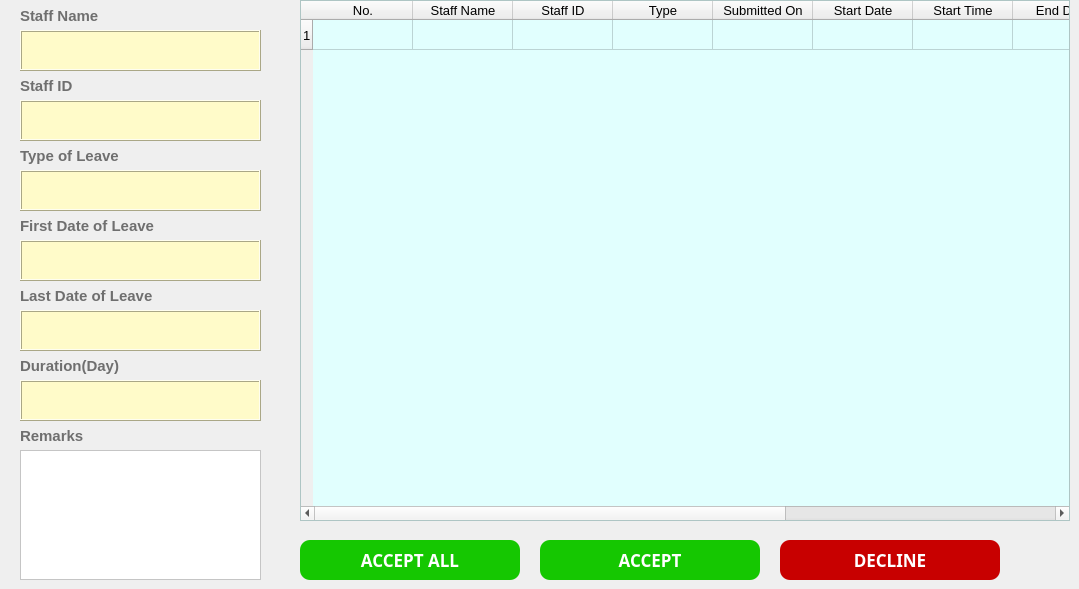
    <widget class="QWidget" name="tab_2">
     <attribute name="title">
      <string>Approve For Leave Requests</string>
     </attribute>
     <widget class="QLabel" name="label_33">
      <property name="geometry">
       <rect>
        <x>20</x>
        <y>0</y>
        <width>151</width>
        <height>31</height>
       </rect>
      </property>
      <property name="font">
       <font>
        <family>Microsoft JhengHei UI</family>
        <pointsize>11</pointsize>
        <weight>75</weight>
        <bold>true</bold>
       </font>
      </property>
      <property name="styleSheet">
       <string notr="true">QLabel
{
	font-size:11pt;
	color:rgb(111,111,111);
}</string>
      </property>
      <property name="text">
       <string>Staff Name</string>
      </property>
     </widget>
     <widget class="QLabel" name="label_34">
      <property name="geometry">
       <rect>
        <x>20</x>
        <y>70</y>
        <width>151</width>
        <height>31</height>
       </rect>
      </property>
      <property name="font">
       <font>
        <family>Microsoft JhengHei UI</family>
        <pointsize>11</pointsize>
        <weight>75</weight>
        <bold>true</bold>
       </font>
      </property>
      <property name="styleSheet">
       <string notr="true">QLabel
{
	font-size:11pt;
	color:rgb(111,111,111);
}</string>
      </property>
      <property name="text">
       <string>Staff ID</string>
      </property>
     </widget>
     <widget class="QTextEdit" name="textEdit_11">
      <property name="enabled">
       <bool>false</bool>
      </property>
      <property name="geometry">
       <rect>
        <x>20</x>
        <y>30</y>
        <width>241</width>
        <height>41</height>
       </rect>
      </property>
      <property name="styleSheet">
       <string notr="true">QTextEdit

{
    /*字体为微软雅黑*/
    font-family:Microsoft Yahei;
    /*字体大小为20点*/
	color:rgb(50, 50, 50);
   font-size:12pt;
	background-color:rgb(255, 251, 201);
}
</string>
      </property>
      <property name="frameShape">
       <enum>QFrame::Box</enum>
      </property>
      <property name="frameShadow">
       <enum>QFrame::Raised</enum>
      </property>
      <property name="lineWidth">
       <number>1</number>
      </property>
     </widget>
     <widget class="QTextEdit" name="textEdit_12">
      <property name="enabled">
       <bool>false</bool>
      </property>
      <property name="geometry">
       <rect>
        <x>20</x>
        <y>100</y>
        <width>241</width>
        <height>41</height>
       </rect>
      </property>
      <property name="styleSheet">
       <string notr="true">QTextEdit

{
    /*字体为微软雅黑*/
    font-family:Microsoft Yahei;
    /*字体大小为20点*/
	color:rgb(50, 50, 50);
   font-size:12pt;
	background-color:rgb(255, 251, 201);
}
</string>
      </property>
      <property name="frameShape">
       <enum>QFrame::Box</enum>
      </property>
      <property name="frameShadow">
       <enum>QFrame::Raised</enum>
      </property>
      <property name="lineWidth">
       <number>1</number>
      </property>
     </widget>
     <widget class="QLabel" name="label_35">
      <property name="geometry">
       <rect>
        <x>20</x>
        <y>210</y>
        <width>151</width>
        <height>31</height>
       </rect>
      </property>
      <property name="font">
       <font>
        <family>Microsoft JhengHei UI</family>
        <pointsize>11</pointsize>
        <weight>75</weight>
        <bold>true</bold>
       </font>
      </property>
      <property name="styleSheet">
       <string notr="true">QLabel
{
	font-size:11pt;
	color:rgb(111,111,111);
}</string>
      </property>
      <property name="text">
       <string>First Date of Leave</string>
      </property>
     </widget>
     <widget class="QTextEdit" name="textEdit_13">
      <property name="enabled">
       <bool>false</bool>
      </property>
      <property name="geometry">
       <rect>
        <x>20</x>
        <y>240</y>
        <width>241</width>
        <height>41</height>
       </rect>
      </property>
      <property name="styleSheet">
       <string notr="true">QTextEdit

{
    /*字体为微软雅黑*/
    font-family:Microsoft Yahei;
    /*字体大小为20点*/
	color:rgb(50, 50, 50);
   font-size:12pt;
	background-color:rgb(255, 251, 201);
}
</string>
      </property>
      <property name="frameShape">
       <enum>QFrame::Box</enum>
      </property>
      <property name="frameShadow">
       <enum>QFrame::Raised</enum>
      </property>
      <property name="lineWidth">
       <number>1</number>
      </property>
     </widget>
     <widget class="QLabel" name="label_36">
      <property name="geometry">
       <rect>
        <x>20</x>
        <y>280</y>
        <width>151</width>
        <height>31</height>
       </rect>
      </property>
      <property name="font">
       <font>
        <family>Microsoft JhengHei UI</family>
        <pointsize>11</pointsize>
        <weight>75</weight>
        <bold>true</bold>
       </font>
      </property>
      <property name="styleSheet">
       <string notr="true">QLabel
{
	font-size:11pt;
	color:rgb(111,111,111);
}</string>
      </property>
      <property name="text">
       <string>Last Date of Leave</string>
      </property>
     </widget>
     <widget class="QTextEdit" name="textEdit_14">
      <property name="enabled">
       <bool>false</bool>
      </property>
      <property name="geometry">
       <rect>
        <x>20</x>
        <y>310</y>
        <width>241</width>
        <height>41</height>
       </rect>
      </property>
      <property name="styleSheet">
       <string notr="true">QTextEdit

{
    /*字体为微软雅黑*/
    font-family:Microsoft Yahei;
    /*字体大小为20点*/
	color:rgb(50, 50, 50);
   font-size:12pt;
	background-color:rgb(255, 251, 201);
}
</string>
      </property>
      <property name="frameShape">
       <enum>QFrame::Box</enum>
      </property>
      <property name="frameShadow">
       <enum>QFrame::Raised</enum>
      </property>
      <property name="lineWidth">
       <number>1</number>
      </property>
     </widget>
     <widget class="QLabel" name="label_37">
      <property name="geometry">
       <rect>
        <x>20</x>
        <y>350</y>
        <width>151</width>
        <height>31</height>
       </rect>
      </property>
      <property name="font">
       <font>
        <family>Microsoft JhengHei UI</family>
        <pointsize>11</pointsize>
        <weight>75</weight>
        <bold>true</bold>
       </font>
      </property>
      <property name="styleSheet">
       <string notr="true">QLabel
{
	font-size:11pt;
	color:rgb(111,111,111);
}</string>
      </property>
      <property name="text">
       <string>Duration(Day)</string>
      </property>
     </widget>
     <widget class="QTextEdit" name="textEdit_15">
      <property name="enabled">
       <bool>false</bool>
      </property>
      <property name="geometry">
       <rect>
        <x>20</x>
        <y>380</y>
        <width>241</width>
        <height>41</height>
       </rect>
      </property>
      <property name="styleSheet">
       <string notr="true">QTextEdit

{
    /*字体为微软雅黑*/
    font-family:Microsoft Yahei;
    /*字体大小为20点*/
	color:rgb(50, 50, 50);
   font-size:12pt;
	background-color:rgb(255, 251, 201);
}
</string>
      </property>
      <property name="frameShape">
       <enum>QFrame::Box</enum>
      </property>
      <property name="frameShadow">
       <enum>QFrame::Raised</enum>
      </property>
      <property name="lineWidth">
       <number>1</number>
      </property>
     </widget>
     <widget class="QLabel" name="label_38">
      <property name="geometry">
       <rect>
        <x>20</x>
        <y>420</y>
        <width>151</width>
        <height>31</height>
       </rect>
      </property>
      <property name="font">
       <font>
        <family>Microsoft JhengHei UI</family>
        <pointsize>11</pointsize>
        <weight>75</weight>
        <bold>true</bold>
       </font>
      </property>
      <property name="styleSheet">
       <string notr="true">QLabel
{
	font-size:11pt;
	color:rgb(111,111,111);
}</string>
      </property>
      <property name="text">
       <string>Remarks</string>
      </property>
     </widget>
     <widget class="QTextEdit" name="textEdit_2">
      <property name="geometry">
       <rect>
        <x>20</x>
        <y>450</y>
        <width>241</width>
        <height>130</height>
       </rect>
      </property>
      <property name="styleSheet">
       <string notr="true">QTextEdit
{
    /*字体为微软雅黑*/
    font-family:Microsoft Yahei;
    /*字体大小为20点*/
	color:rgb(74, 74, 74);
   font-size:12pt;
	background-color:rgb(255, 255, 255);
}

QTextEdit:hover
{
    /*背景颜色*/  
   background-color:rgb(229, 242, 255);
}

QTextEdit:focus
{
    /*背景颜色*/  
   background-color:rgb(229, 242, 255);
}</string>
      </property>
     </widget>
     <widget class="QLabel" name="label_39">
      <property name="geometry">
       <rect>
        <x>20</x>
        <y>140</y>
        <width>151</width>
        <height>31</height>
       </rect>
      </property>
      <property name="font">
       <font>
        <family>Microsoft JhengHei UI</family>
        <pointsize>11</pointsize>
        <weight>75</weight>
        <bold>true</bold>
       </font>
      </property>
      <property name="styleSheet">
       <string notr="true">QLabel
{
	font-size:11pt;
	color:rgb(111,111,111);
}</string>
      </property>
      <property name="text">
       <string>Type of Leave</string>
      </property>
     </widget>
     <widget class="QTextEdit" name="textEdit_16">
      <property name="enabled">
       <bool>false</bool>
      </property>
      <property name="geometry">
       <rect>
        <x>20</x>
        <y>170</y>
        <width>241</width>
        <height>41</height>
       </rect>
      </property>
      <property name="styleSheet">
       <string notr="true">QTextEdit

{
    /*字体为微软雅黑*/
    font-family:Microsoft Yahei;
    /*字体大小为20点*/
	color:rgb(50, 50, 50);
   font-size:12pt;
	background-color:rgb(255, 251, 201);
}
</string>
      </property>
      <property name="frameShape">
       <enum>QFrame::Box</enum>
      </property>
      <property name="frameShadow">
       <enum>QFrame::Raised</enum>
      </property>
      <property name="lineWidth">
       <number>1</number>
      </property>
     </widget>
     <widget class="QTableWidget" name="tableWidget_3">
      <property name="geometry">
       <rect>
        <x>300</x>
        <y>0</y>
        <width>770</width>
        <height>521</height>
       </rect>
      </property>
      <property name="font">
       <font>
        <pointsize>10</pointsize>
       </font>
      </property>
      <property name="styleSheet">
       <string notr="true">QTableWidget
{
	background-color: rgb(225, 255, 254);

}</string>
      </property>
      <property name="frameShape">
       <enum>QFrame::StyledPanel</enum>
      </property>
      <property name="frameShadow">
       <enum>QFrame::Sunken</enum>
      </property>
      <property name="sizeAdjustPolicy">
       <enum>QAbstractScrollArea::AdjustToContentsOnFirstShow</enum>
      </property>
      <property name="selectionBehavior">
       <enum>QAbstractItemView::SelectRows</enum>
      </property>
      <property name="showGrid">
       <bool>true</bool>
      </property>
      <property name="gridStyle">
       <enum>Qt::SolidLine</enum>
      </property>
      <property name="rowCount">
       <number>1</number>
      </property>
      <property name="columnCount">
       <number>11</number>
      </property>
      <attribute name="horizontalHeaderCascadingSectionResizes">
       <bool>true</bool>
      </attribute>
      <attribute name="verticalHeaderShowSortIndicator" stdset="0">
       <bool>false</bool>
      </attribute>
      <attribute name="verticalHeaderStretchLastSection">
       <bool>false</bool>
      </attribute>
      <row/>
      <column>
       <property name="text">
        <string>No.</string>
       </property>
       <property name="background">
        <color>
         <red>36</red>
         <green>236</green>
         <blue>239</blue>
        </color>
       </property>
      </column>
      <column>
       <property name="text">
        <string>Staff Name</string>
       </property>
      </column>
      <column>
       <property name="text">
        <string>Staff ID</string>
       </property>
      </column>
      <column>
       <property name="text">
        <string>Type</string>
       </property>
      </column>
      <column>
       <property name="text">
        <string>Submitted On</string>
       </property>
      </column>
      <column>
       <property name="text">
        <string>Start Date</string>
       </property>
      </column>
      <column>
       <property name="text">
        <string>Start Time</string>
       </property>
      </column>
      <column>
       <property name="text">
        <string>End Date</string>
       </property>
      </column>
      <column>
       <property name="text">
        <string>End Time</string>
       </property>
      </column>
      <column>
       <property name="text">
        <string>Duration(Day)</string>
       </property>
      </column>
      <column>
       <property name="text">
        <string>Remarks</string>
       </property>
      </column>
     </widget>
     <widget class="QPushButton" name="pushButton_2">
      <property name="geometry">
       <rect>
        <x>540</x>
        <y>540</y>
        <width>220</width>
        <height>40</height>
       </rect>
      </property>
      <property name="font">
       <font>
        <family>Microsoft Yahei</family>
        <pointsize>13</pointsize>
        <weight>75</weight>
        <bold>true</bold>
       </font>
      </property>
      <property name="styleSheet">
       <string notr="true">QPushButton

{
    /*字体为微软雅黑*/
    font-family:Microsoft Yahei;
    /*字体大小为20点*/
    font-size:13pt;
    /*字体颜色为白色*/    
    color:white;
    /*背景颜色*/  
    background-color:rgb(21, 199, 1);
    /*边框圆角半径为8像素*/ 
    border-radius:10px;

}

/*按钮停留态*/
QPushButton:hover
{
    /*背景颜色*/  
    background-color:rgb(21, 175, 0);
    padding-left:-3px;
    /*上内边距为3像素，让按下时字向下移动3像素*/  
    padding-top:-3px;
	font-size:15pt;
}

/*按钮按下态*/
QPushButton:pressed
{
    /*背景颜色*/  
    background-color:rgb(0, 113, 0);
    /*左内边距为3像素，让按下时字向右移动3像素*/  
    padding-left:3px;
    /*上内边距为3像素，让按下时字向下移动3像素*/  
    padding-top:3px;
    font-size:13pt;
}</string>
      </property>
      <property name="text">
       <string>ACCEPT</string>
      </property>
     </widget>
     <widget class="QPushButton" name="pushButton_5">
      <property name="geometry">
       <rect>
        <x>780</x>
        <y>540</y>
        <width>220</width>
        <height>40</height>
       </rect>
      </property>
      <property name="font">
       <font>
        <family>Microsoft Yahei</family>
        <pointsize>13</pointsize>
        <weight>75</weight>
        <bold>true</bold>
       </font>
      </property>
      <property name="styleSheet">
       <string notr="true">QPushButton
{
    /*字体为微软雅黑*/
    font-family:Microsoft Yahei;
    /*字体大小为20点*/
    font-size:13pt;
    /*字体颜色为白色*/    
    color:white;
    /*背景颜色*/  
    background-color:rgb(200, 0, 0);
    /*边框圆角半径为8像素*/ 
    border-radius:10px;
}

/*按钮停留态*/
QPushButton:hover
{
    /*背景颜色*/  
    background-color:rgb(176, 0, 0);
    padding-left:-3px;
    /*上内边距为3像素，让按下时字向下移动3像素*/  
    padding-top:-3px;
	 font-size:15pt;
}

/*按钮按下态*/
QPushButton:pressed
{
    /*背景颜色*/  
    background-color:rgb(147, 0, 0);
    /*左内边距为3像素，让按下时字向右移动3像素*/  
    padding-left:3px;
    /*上内边距为3像素，让按下时字向下移动3像素*/  
    padding-top:3px;
    font-size:13pt;
}</string>
      </property>
      <property name="text">
       <string>DECLINE</string>
      </property>
     </widget>
     <widget class="QPushButton" name="pushButton_7">
      <property name="geometry">
       <rect>
        <x>300</x>
        <y>540</y>
        <width>220</width>
        <height>40</height>
       </rect>
      </property>
      <property name="font">
       <font>
        <family>Microsoft Yahei</family>
        <pointsize>13</pointsize>
        <weight>75</weight>
        <bold>true</bold>
       </font>
      </property>
      <property name="styleSheet">
       <string notr="true">QPushButton

{
    /*字体为微软雅黑*/
    font-family:Microsoft Yahei;
    /*字体大小为20点*/
    font-size:13pt;
    /*字体颜色为白色*/    
    color:white;
    /*背景颜色*/  
    background-color:rgb(21, 199, 1);
    /*边框圆角半径为8像素*/ 
    border-radius:10px;

}

/*按钮停留态*/
QPushButton:hover
{
    /*背景颜色*/  
    background-color:rgb(21, 175, 0);
    padding-left:-3px;
    /*上内边距为3像素，让按下时字向下移动3像素*/  
    padding-top:-3px;
	font-size:15pt;
}

/*按钮按下态*/
QPushButton:pressed
{
    /*背景颜色*/  
    background-color:rgb(0, 113, 0);
    /*左内边距为3像素，让按下时字向右移动3像素*/  
    padding-left:3px;
    /*上内边距为3像素，让按下时字向下移动3像素*/  
    padding-top:3px;
    font-size:13pt;
}</string>
      </property>
      <property name="text">
       <string>ACCEPT ALL</string>
      </property>
     </widget>
    </widget>
